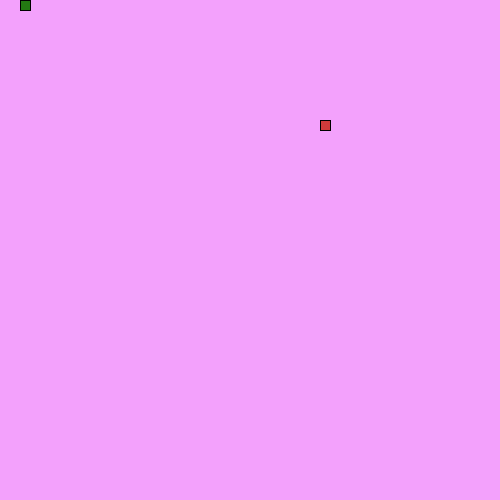
Frame 1 (no input)
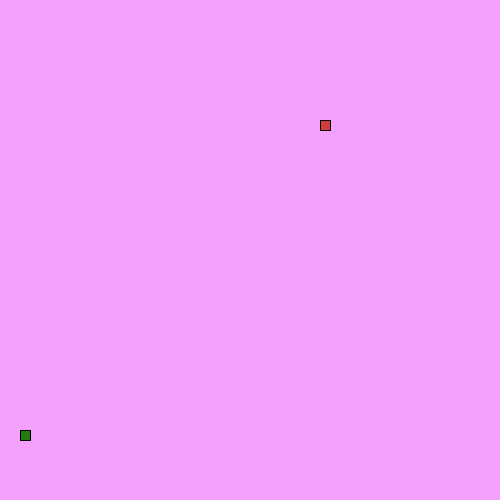
Frame 60 (the mouse pressed at the canvas centre just before this capture)
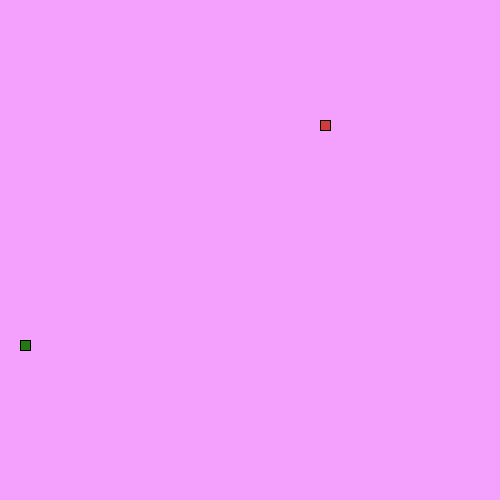
Frame 120 (the mouse held since frame 60 and released just before this capture)

The Processing sketch that drew these frames (run headless with seeded random() and noise(); from frame 60 on, the mouse is pressed at the canvas centre):

// Processing sketch: LeagueSnake
// ── LeagueSnake.pde
//*
// ***** SEGMENT CLASS *****
// This class will be used to represent each part of the moving snake.
//*

class Segment {

//Add x and y member variables. They will hold the corner location of each segment of the snake.
int segX;
int segY;

// Add a constructor with parameters to initialize each variable.
public Segment(int segX, int segY){
  this.segX = segX;
  this.segY = segY;
}


}


//*
// ***** GAME VARIABLES *****
// All the game variables that will be shared by the game methods are here
//*
Segment head;
int foodX;
int foodY;
int direction = UP;
int foodEaten = 0;
ArrayList<Segment> tail = new ArrayList<Segment>();




//*
// ***** SETUP METHODS *****
// These methods are called at the start of the game.
//*

void setup() {
size(500,500);
head = new Segment(20,10);
frameRate(20);
dropFood();
}

void dropFood() {
  //Set the food in a new random location
    foodX = ((int)random(50)*10);
    foodY = ((int)random(50)*10);
}



//*
// ***** DRAW METHODS *****
// These methods are used to draw the snake and its food 
//*

void draw() {
  background(#F3A1FC);
  drawFood();
  move();
  drawSnake();
  eat();
}

void drawFood() {
  //Draw the food
    fill(#D13B3B);
  rect(foodX,foodY,10,10);
}

void drawSnake() {
  //Draw the head of the snake followed by its tail
 fill(#237912);
  rect(head.segX,head.segY,10,10);
  manageTail();
}


//*
// ***** TAIL MANAGEMENT METHODS *****
// These methods make sure the tail is the correct length.
//*

void drawTail() {
  //Draw each segment of the tail 
for(int i = 0; i < tail.size(); i++ ){
  Segment tailPart = tail.get(i);
  rect(tailPart.segX,tailPart.segY,10,10);
}
}

void manageTail() {
  //After drawing the tail, add a new segment at the "start" of the tail and remove the one at the "end" 
  //This produces the illusion of the snake tail moving.
  checkTailCollision();
  drawTail();
  tail.add(new Segment(head.segX, head.segY));
  tail.remove(0);
}

void checkTailCollision() {
  //If the snake crosses its own tail, shrink the tail back to one segment
 for(int i= 0; i < tail.size(); i++ )
  if(head.segX == tail.get(i).segX && head.segY == tail.get(i).segY){
    foodEaten = 0;
    tail.clear();
    tail.add(new Segment(head.segX, head.segY));
    tail.remove(0);
  }
}



//*
// ***** CONTROL METHODS *****
// These methods are used to change what is happening to the snake
//*

void keyPressed() {
  //Set the direction of the snake according to the arrow keys pressed
  if(key==CODED){
    if(keyCode==UP && direction != DOWN){
      direction = UP;
      print("UP");
    }
    if(keyCode==DOWN && direction != UP){
      direction = DOWN;
      print("DOWN");
    }
    if(keyCode==LEFT && direction != RIGHT){
      direction = LEFT;
      print("LEFT");
    }
    if(keyCode==RIGHT && direction != LEFT){
      direction = RIGHT;
      print("RIGHT");
    }
  }
}

void move() {
  //Change the location of the Snake head based on the direction it is moving.
  
    
  switch(direction) {
  case UP:
    head.segY -= 10; 
    break;
  case DOWN:
    head.segY +=10; 
    break;
  case LEFT:
   head.segX -=10; 
    break;
  case RIGHT:
    head.segX +=10; 
    break;
  }
  checkBoundaries();
}

void checkBoundaries() {
 //If the snake leaves the frame, make it reappear on the other side
 if(head.segX>= 500){
   head.segX=0;
 }
 if(head.segX<0){
   head.segX=500;
 }
 if(head.segY>=500){
   head.segY=0;
 }
 if(head.segY<0){
   head.segY=500;
 }
}



void eat() {
  //When the snake eats the food, its tail should grow and more food appear
 if(head.segX==foodX && head.segY==foodY){
   foodEaten++;
   dropFood();
   tail.add(new Segment(head.segX, head.segY));
   print("eat");
 }
}
